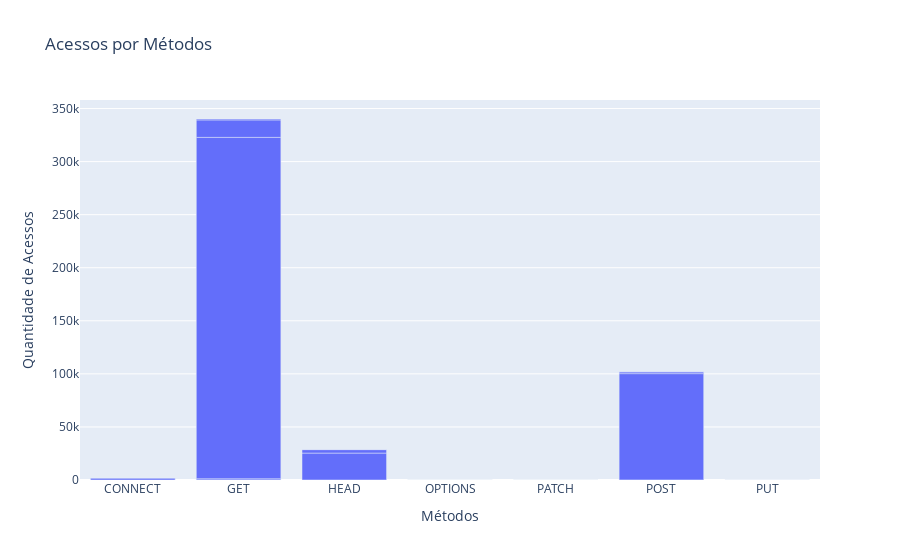

Here is the notebook cell this chart was saved with:
### Markdown cell above
### Acessos por método:

### Code cell
grafMetodo = go.Bar(x = metodos['metodo'],
                  y = metodos['acessos'])

layout = go.Layout(title='Acessos por Métodos',
                   yaxis={'title':'Quantidade de Acessos'},
                   xaxis={'title': 'Métodos'})

fig = go.Figure(data=grafMetodo, layout=layout)

py.iplot(fig)

### Figure 1 — Plotly figure (JSON) as saved in the notebook; plotly's stock layout.template omitted (floating-point values rounded to 4 significant figures)
{"data": [{"x": ["CONNECT", "GET", "HEAD", "OPTIONS", "PATCH", "POST", "PUT", "GET", "HEAD", "POST", "CONNECT", "GET", "HEAD", "OPTIONS", "PATCH", "POST", "PUT", "GET", "HEAD", "POST"], "y": [4, 1163, 6, 3, 1, 79, 17, 321667, 25371, 100149, 1558, 16461, 3288, 44, 1, 1735, 20, 858, 10, 26], "type": "bar"}], "layout": {"title": {"text": "Acessos por Métodos"}, "xaxis": {"title": {"text": "Métodos"}}, "yaxis": {"title": {"text": "Quantidade de Acessos"}}}}
